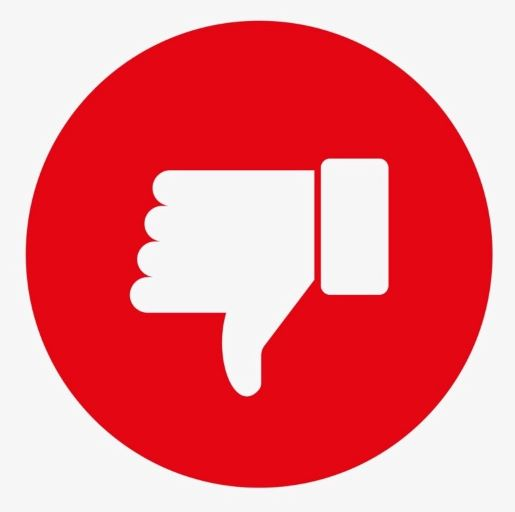
#> input picture images/ThumbsDown.jpg, 515 x 512 px
$ python -i image_processing.py   (imports and definitions only)
#> lines starting #> are read from the running program, lines starting #| are printed output that depends on the picture
#> further down, picture is the input picture: PIL image 515x512 RGB; mean R, G, B 236.2, 123.2, 129.9
import math
from PIL import Image, ImageFilter, ImageEnhance


# [172 lines left out: functions image_processing, choice, apply_vignette, get_factor, apply_sepia, multiply_intensity and 2 more, not called in this run]


def swap_color_channels(image):
    width, height = image.size
#> width = 515; height = 512
    new_image = Image.new(image.mode, image.size)
#> new_image: PIL image 515x512 RGB; every value is 0

    for x in range(width):
        for y in range(height):
            pixel = image.getpixel((x, y))
            red = pixel[1]
            green = pixel[0]
            blue = pixel[2]
            new_image.putpixel((x, y), (red, green, blue))
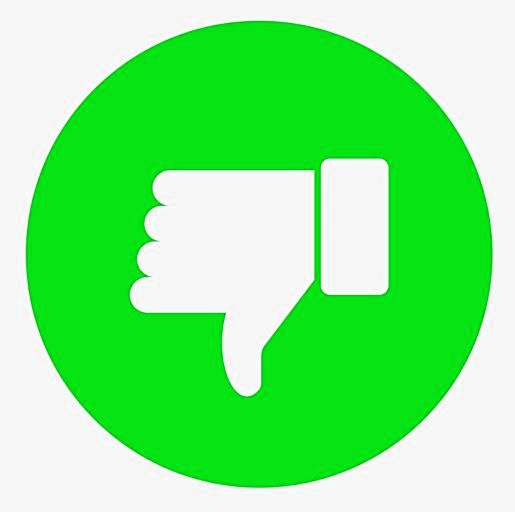
#> new_image: PIL image 515x512 RGB; mean R, G, B 123.2, 236.2, 129.9

    image = image.convert('RGB')

    pixels = image.load()
    width, height = image.size

    return new_image

>>> from PIL import Image
>>> picture = Image.open('../images/ThumbsDown.jpg')
>>> result = swap_color_channels(picture)
